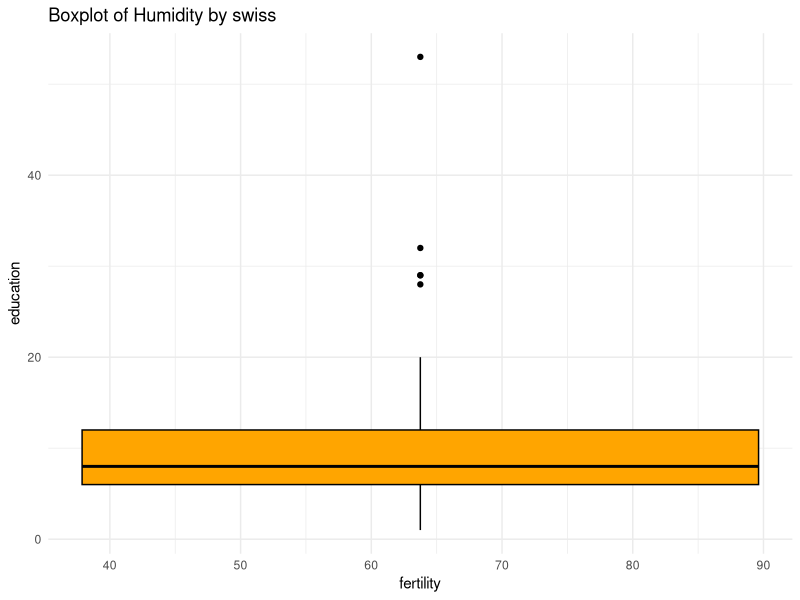
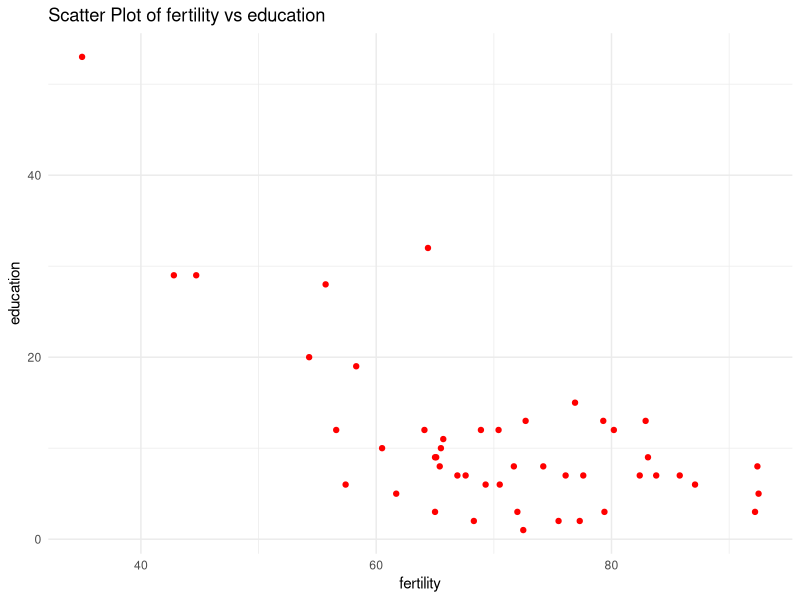
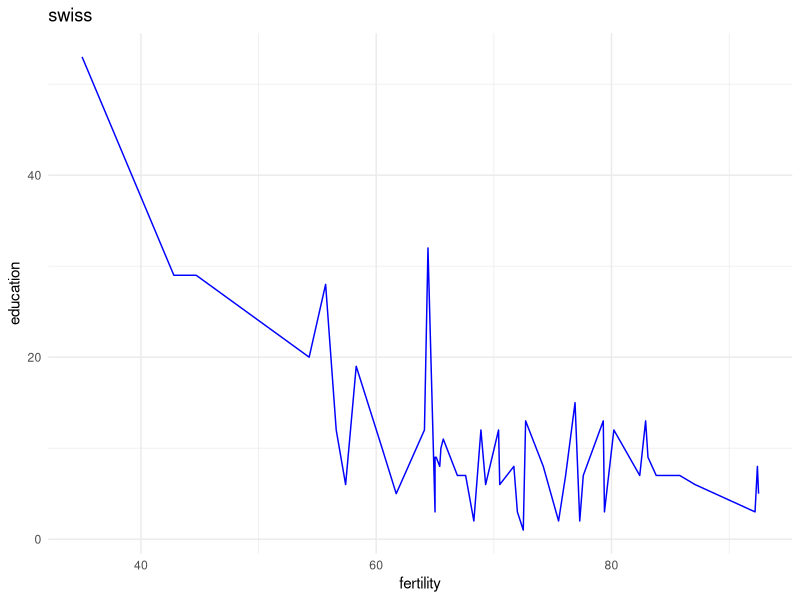

These charts were generated, in order, by the following R code:
## ---- chunk 1
library(readr)
library(dplyr)
library(ggplot2)
str(swiss)
head(swiss)
summary(swiss)
## ---- chunk 2
missing_values <- sapply(swiss, function(x) sum(is.na(x)))
print(missing_values)
## ---- chunk 3
# Visualize the data
# Histogram for numerical variables
num_vars <- sapply(swiss, is.numeric)
num_data <- swiss[, num_vars]
## ---- chunk 4
# boxplot
ggplot(swiss, aes(x =Fertility, y =Education)) +
  geom_boxplot(fill = "orange", color = "black") +
  theme_minimal() +
  labs(title = "Boxplot of Humidity by swiss", x= "fertility", y= "education")
## ---- chunk 5
# Scatter plot to show the relationship between two numeric variables (replace 'temp' and 'humidity' with appropriate column names)
ggplot(swiss, aes(x = Fertility, y = Education)) +
  geom_point(color = "red") +
  theme_minimal() +
  labs(title = "Scatter Plot of fertility vs education", x = "fertility", y = "education")
## ---- chunk 6
# Time series plot for a variable over time (replace 'date' and 'temp' with appropriate column names)
ggplot(swiss, aes(x = Fertility , y = Education)) +
  geom_line(color = "blue") +
  theme_minimal() +
  labs(title = "swiss", x = "fertility", y = "education")
